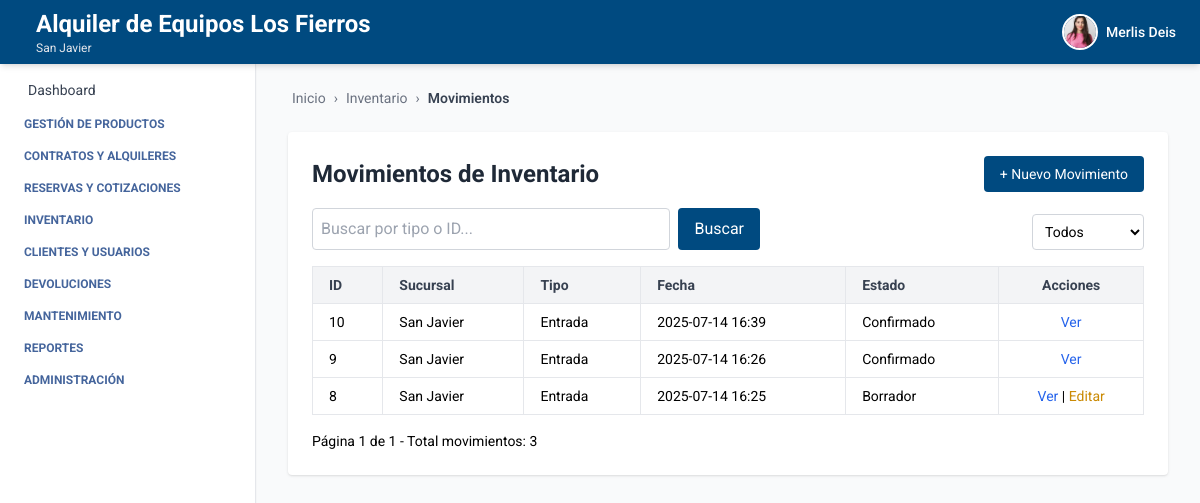
The app's page /inventario/movimientos/ (signed in), older data.
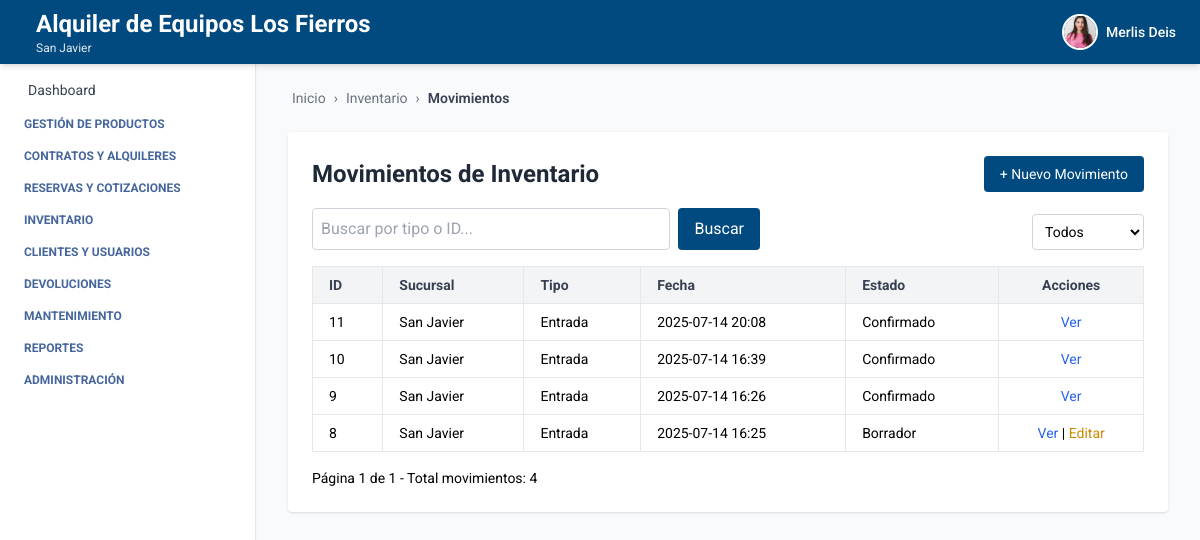
The same page, newer data.
### inventario/models.py (models this page shows, shortened)
class MovimientoInventario(models.Model):
    TIPOS = [
        ('entrada', 'Entrada'),
        ('salida', 'Salida'),
        ('devolucion', 'Devolución'),
        ('ajuste', 'Ajuste manual'),
    ]
    ESTADOS = [
        ('borrador', 'Borrador'),
        ('confirmado', 'Confirmado'),
        ('anulado', 'Anulado'),
    ]
    sucursal = models.ForeignKey(Sucursal, on_delete=models.CASCADE)
    tipo = models.CharField(max_length=20, choices=TIPOS)
    fecha = models.DateTimeField(auto_now_add=True)
    observacion = models.TextField(blank=True)
    cliente = models.ForeignKey(Cliente, on_delete=models.SET_NULL, null=True, blank=True)
    proveedor = models.ForeignKey(Proveedor, on_delete=models.SET_NULL, null=True, blank=True)
    estado = models.CharField(max_length=20, choices=ESTADOS, default='borrador')
    created_by = models.ForeignKey(settings.AUTH_USER_MODEL, on_delete=models.SET_NULL, null=True, blank=True, related_name='movimientos_creados_por')
    updated_by = models.ForeignKey(settings.AUTH_USER_MODEL, on_delete=models.SET_NULL, null=True, blank=True, related_name='movimientos_actualizados_por')
    updated_at = models.DateTimeField(auto_now=True)
    class Meta:
        ordering = ['-fecha']
        verbose_name = 'Movimiento de Inventario'
        verbose_name_plural = 'Movimientos de Inventario'

### empresa/models.py (models this page shows, shortened)
class Sucursal(models.Model):
    ESTADOS = [
        ("activo", "Activo"),
        ("inactivo", "Inactivo"),
    ]
    empresa = models.ForeignKey(Empresa, related_name='sucursales', on_delete=models.CASCADE)
    nombre = models.CharField(max_length=100)
    ciudad = models.CharField(max_length=100)
    direccion = models.CharField(max_length=255)
    departamento = models.CharField(max_length=100, blank=True, null=True)
    telefono = models.CharField(max_length=20, blank=True, null=True)
    estado = models.CharField(max_length=20, choices=ESTADOS, default="activo")

### inventario/views_movimiento.py (the view)
# urls.py: path('movimientos/', movimiento_list, name='movimiento_list'),
@login_required
def movimiento_list(request):
    query = request.GET.get('q', '').strip()
    estado_filtro = request.GET.get('estado', '').strip()
    movimientos_qs = MovimientoInventario.objects.filter(
        sucursal=request.user.sucursal)
    if query:
        movimientos_qs = movimientos_qs.filter(
            Q(id__icontains=query) |
            Q(tipo__icontains=query)
        )
    if estado_filtro:
        movimientos_qs = movimientos_qs.filter(estado=estado_filtro)
    movimientos_qs = movimientos_qs.order_by('-fecha')
    paginator = Paginator(movimientos_qs, 10)
    page_number = request.GET.get('page')
    movimientos = paginator.get_page(page_number)
    total_movimientos = f"Total movimientos: {movimientos_qs.count()}"
    context = {
        'movimientos': movimientos,
        'query': query,
        'estado_filtro': estado_filtro,
        'total_movimientos': total_movimientos,
        'breadcrumb_items': [
            ('Inventario', '/inventario/stock/'),
            ('Movimientos', None)
        ]
    }
    return render(request, 'movimiento_list.html', context)

### inventario/templates/movimiento_list.html (shortened to what this page needs)
{% extends 'index.html' %}
{% block breadcrumb %}
  {% include 'breadcrumb.html' with home='/' breadcrumbs=breadcrumb_items %}
{% endblock %}
{% block content %}
<div class="max-w-6xl mx-auto mt-6 bg-white p-6 rounded shadow">
  <div class="flex justify-between items-center mb-4">
    <h2 class="text-2xl font-bold text-gray-800">Movimientos de Inventario</h2>
    <a href="{% url 'crear_movimiento' %}" class="bg-[var(--primary-color)] text-white px-4 py-2 rounded hover:bg-blue-700 transition text-sm">
      + Nuevo Movimiento
    </a>
  </div>
  <form method="get" class="mb-4 flex justify-between items-end gap-2">
    <div class="flex gap-2 w-full max-w-md">
      <input type="text" name="q" value="{{ query }}" placeholder="Buscar por tipo o ID..." class="p-2 border border-gray-300 rounded w-full" />
      <button type="submit" class="bg-[var(--primary-color)] text-white px-4 py-2 rounded">Buscar</button>
    </div>
    <div class="flex items-end gap-2">
      <select name="estado" class="p-2 border border-gray-300 rounded text-sm bg-white">
        <option value="">Todos</option>
      </select>
    </div>
  </form>
  <table class="min-w-full border border-gray-200 text-sm">
    <thead class="bg-gray-100 text-gray-700">
      <tr>
        <th class="px-4 py-2 border text-left">ID</th>
        <th class="px-4 py-2 border text-left">Sucursal</th>
        <th class="px-4 py-2 border text-left">Tipo</th>
        <th class="px-4 py-2 border text-left">Fecha</th>
        <th class="px-4 py-2 border text-left">Estado</th>
        <th class="px-4 py-2 border text-center">Acciones</th>
      </tr>
    </thead>
    <tbody>
      {% for m in movimientos %}
      <tr class="border-b hover:bg-gray-50">
        <td class="px-4 py-2 border">{{ m.id }}</td>
        <td class="px-4 py-2 border">{{ m.sucursal.nombre }}</td>
        <td class="px-4 py-2 border">{{ m.get_tipo_display }}</td>
        <td class="px-4 py-2 border">{{ m.fecha|date:"Y-m-d H:i" }}</td>
        <td class="px-4 py-2 border">{{ m.estado|title }}</td>
        <td class="px-4 py-2 border text-center">
          <a href="{% url 'ver_movimiento' m.id %}" class="text-blue-600 hover:underline text-sm">Ver</a>
          {% if m.estado != 'confirmado' %}
            | <a href="{% url 'editar_movimiento' m.id %}" class="text-yellow-600 hover:underline text-sm">Editar</a>
          {% endif %}
        </td>
      </tr>
      {% empty %}
      <tr>
        <td colspan="6" class="text-center py-4 text-gray-500">No hay movimientos registrados.</td>
      </tr>
      {% endfor %}
    </tbody>
  </table>
  <div class="mt-4 flex justify-between items-center text-sm">
    <div>
      Página {{ movimientos.number }} de {{ movimientos.paginator.num_pages }} - {{ total_movimientos }}
    </div>
  </div>
</div>
{% endblock %}

Row changes from the older to the newer data that the page shows:
added MovimientoInventario: id "11", sucursal.nombre "San Javier", tipo "Entrada", fecha "2025-07-14 20:08", estado "Confirmado"
Text that changed along with them:
{{ total_movimientos }}: "Total movimientos: 3" → "Total movimientos: 4"
